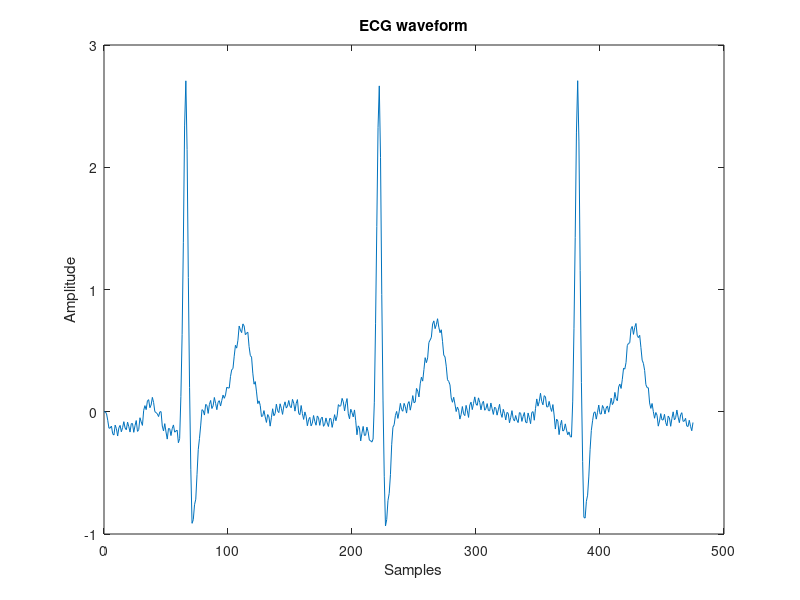
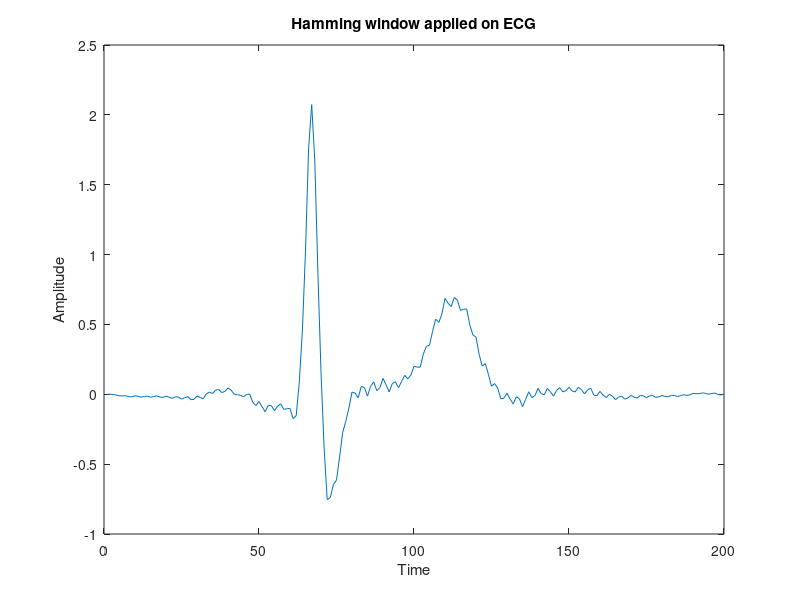
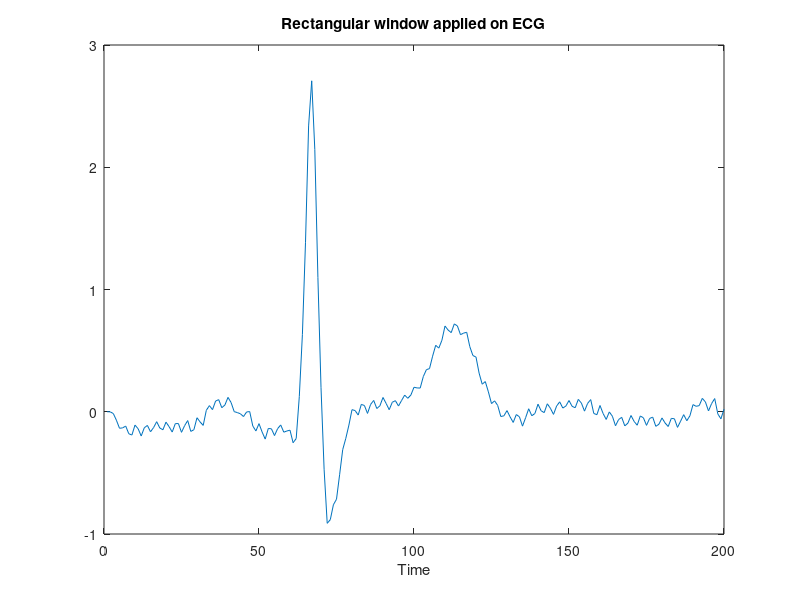

The MATLAB source for these figures, in order:
load ecg.dat

t = 0:length(ecg)-1;
figure(1);
plot(t, ecg);
xlabel("Samples");
ylabel("Amplitude");
title("ECG waveform");

M = 200; % window size
hamm_win = hamming(M);
ecg_hamm = ecg(1:M).*hamm_win'; % dot product
figure(2);
plot(ecg_hamm);
title("Hamming window applied on ECG");
xlabel("Time");
ylabel("Amplitude");

M = 200; % window size
rect_win = rectwin(M);
ecg_rect = ecg(1:M).*rect_win'; % dot product
figure(3);
plot(ecg_rect);
title("Rectangular window applied on ECG");
xlabel("Time");